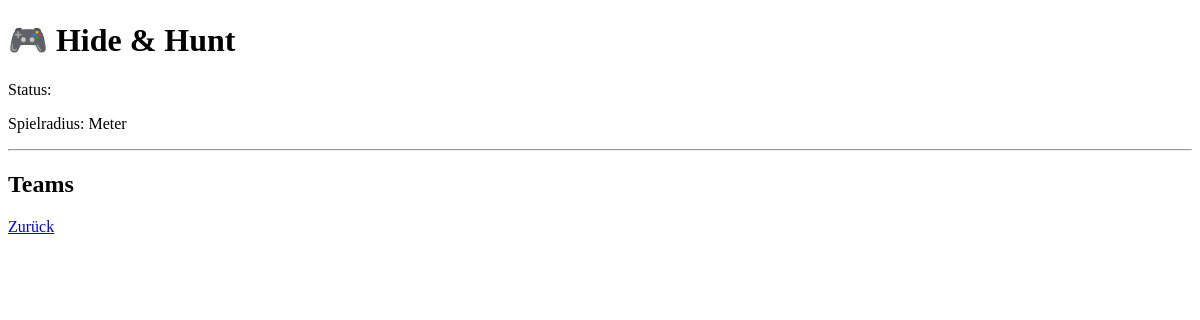
Page /lobby/5 on the earlier database version.
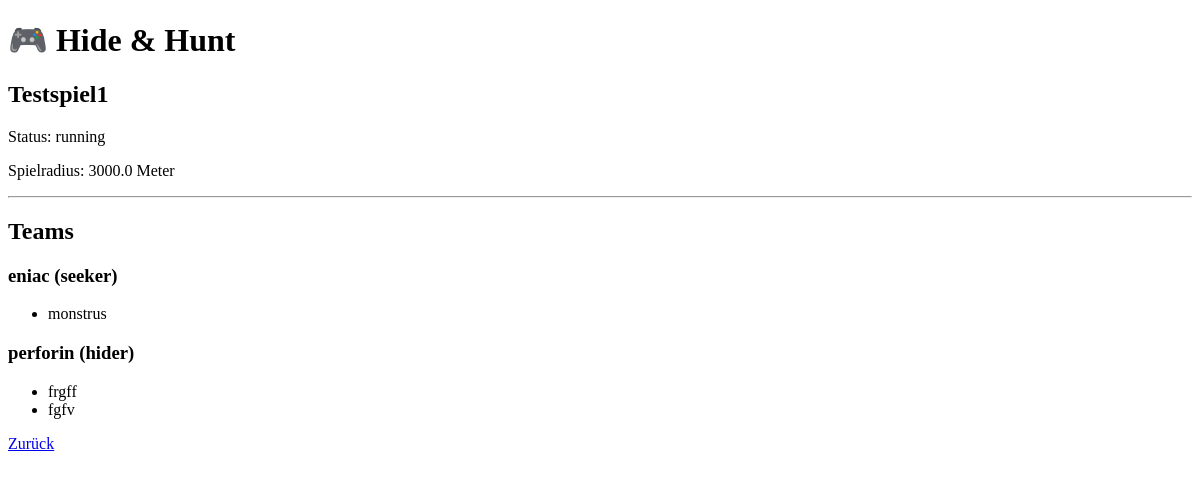
Same page on the later database version.
### app.py (models this page shows)
class Game(db.Model):
    id = db.Column(db.Integer, primary_key=True)
    name = db.Column(
        db.String(100),
        nullable=False
    )
    status = db.Column(
        db.String(20),
        default="waiting"
    )
    start_time = db.Column(
        db.DateTime,
        nullable=True
    )
    hiding_time = db.Column(
        db.Integer,
        default=10
    )
    game_duration = db.Column(
        db.Integer,
        default=60
    )
    area_center_lat = db.Column(
        db.Float,
        nullable=True
    )
    area_center_lng = db.Column(
        db.Float,
        nullable=True
    )
    area_radius = db.Column(
        db.Float,
        nullable=True
    )
    teams = db.relationship(
        "Team",
        backref="game",
        cascade="all, delete"
    )

class Team(db.Model):
    id = db.Column(
        db.Integer,
        primary_key=True
    )
    name = db.Column(
        db.String(100),
        nullable=False
    )
    type = db.Column(
        db.String(20),
        nullable=False
    )
    game_id = db.Column(
        db.Integer,
        db.ForeignKey("game.id")
    )
    players = db.relationship(
        "Player",
        backref="team",
        cascade="all, delete"
    )

class Player(db.Model):
    id = db.Column(
        db.Integer,
        primary_key=True
    )
    name = db.Column(
        db.String(100),
        nullable=False
    )
    team_id = db.Column(
        db.Integer,
        db.ForeignKey("team.id")
    )
    locations = db.relationship(
        "Location",
        backref="player",
        cascade="all, delete"
    )

### app.py (the view)
@app.route("/lobby/<int:game_id>")
def lobby(game_id):
    game = Game.query.get(game_id)
    return render_template(
        "lobby.html",
        game=game
    )

### templates/lobby.html (shortened to what this page needs)
<!DOCTYPE html>
<html lang="de">
<head>
</head>
<body>
<h1>🎮 Hide & Hunt</h1>
<h2>{{ game.name }}</h2>
<p>
Status:
{{ game.status }}
</p>
<p>
Spielradius:
{{ game.area_radius }} Meter
</p>
<hr>
<h2>Teams</h2>
{% for team in game.teams %}
<h3>
{{ team.name }}
({{ team.type }})
</h3>
<ul>
{% for player in team.players %}
<li>
{{ player.name }}
</li>
{% endfor %}
</ul>
{% endfor %}
<a href="/">
Zurück
</a>
</body>
</html>

Differences in the rows shown:
added Game: name "Testspiel1", status "running", area_radius "3000.0"
added Team: name "eniac", type "seeker"
added Player: name "monstrus", shown under "eniac"
added Team: name "perforin", type "hider"
added Player: name "frgff", shown under "perforin"
added Player: name "fgfv", shown under "perforin"
